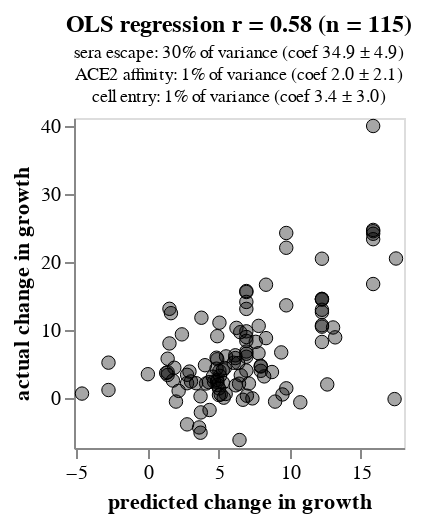
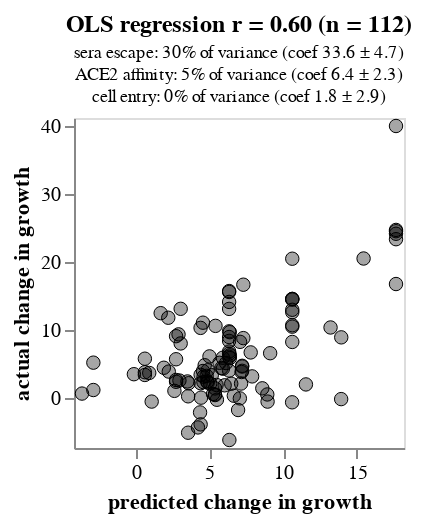
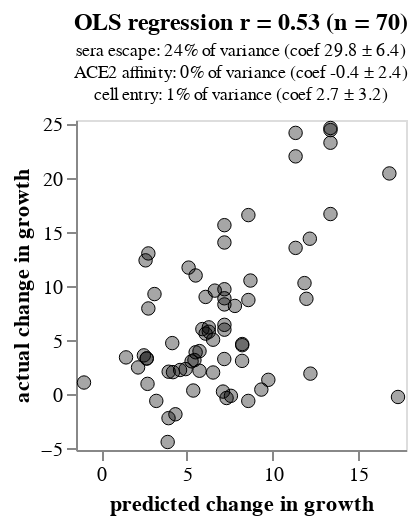
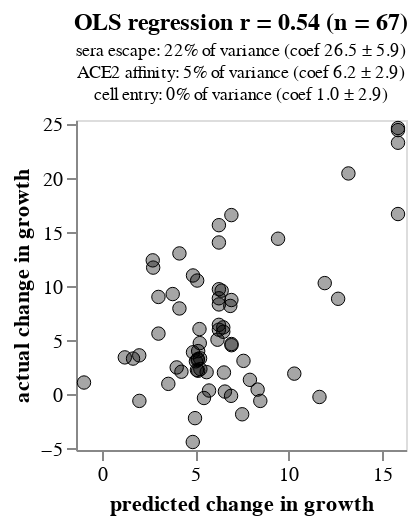

The cell these charts' notebook holds for them, in order:
### Markdown cell above
## Multiple least squares regression of growth versus DMS phenotypes

### Code cell
def powerset(iterable):
    # https://stackoverflow.com/a/1482316
    "powerset([1,2,3]) --> () (1,) (2,) (3,) (1,2) (1,3) (2,3) (1,2,3)"
    s = list(iterable)
    return itertools.chain.from_iterable(itertools.combinations(s, r) for r in range(len(s)+1))

def ols_unique_var_explained(var_endog, vars, df, full_r2):
    """Get unique variance explained by fitting model after removing each variable.

    https://blog.minitab.com/en/adventures-in-statistics-2/how-to-identify-the-most-important-predictor-variables-in-regression-models
    
    """
    unique_var = {}
    for vremove in vars:
        vremove_ols_model = statsmodels.api.OLS(
            endog=df[[var_endog]],
            exog=statsmodels.api.add_constant(df[[v for v in vars if v != vremove]].astype(float)),
        )
        vremove_res_ols = vremove_ols_model.fit()
        unique_var[vremove] = full_r2 - vremove_res_ols.rsquared
    return unique_var

for only_new_mut_is_spike in [False, True]:
    ols_df1 = (
        pango_pair_dms_growth_df.query("only_new_mut_is_spike")
        if only_new_mut_is_spike
        else pango_pair_dms_growth_df
    ).copy()
    for muts_excluded in powerset(muts_to_toggle):
        ols_df = (
            ols_df1[
                functools.reduce(
                    operator.and_,
                    [ols_df1["new_spike_mut"] != m for m in muts_excluded],
                )
            ]
            if muts_excluded
            else ols_df1
        )
        n = len(ols_df)
        print(f"\n{only_new_mut_is_spike=}, {muts_excluded=}:")

        # https://www.einblick.ai/python-code-examples/ordinary-least-squares-regression-statsmodels/
        ols_model = statsmodels.api.OLS(
            endog=ols_df[["change_in_growth_rate"]],
            exog=statsmodels.api.add_constant(ols_df[phenotypes].astype(float)),
        )
        res_ols = ols_model.fit()
        ols_df = ols_df.assign(predicted_change_in_growth_rate=res_ols.predict())
        r2 = res_ols.rsquared
        r = math.sqrt(r2)
        unique_var = ols_unique_var_explained("change_in_growth_rate", phenotypes, ols_df, r2)

        subtitle = (
            [
            ]
            + [
                # https://stackoverflow.com/a/53966201
                f"{p}: {unique_var[p] * 100:.0f}% of variance (coef {res_ols.params[p]:.1f} \u00B1 {res_ols.bse[p]:.1f})"
                for p in phenotypes
            ]
        )

        ols_chart = (
            alt.Chart(ols_df)
            .add_params(clade_selection)
            .encode(
                alt.X(
                    "predicted_change_in_growth_rate",
                    title="predicted change in growth",
                    scale=alt.Scale(nice=False, padding=4),
                ),
                alt.Y(
                    "change_in_growth_rate",
                    title="actual change in growth",
                    scale=alt.Scale(nice=False, padding=4),
                ),
                size=alt.condition(clade_selection, alt.value(80), alt.value(45)),
                strokeWidth=alt.condition(clade_selection, alt.value(2), alt.value(0.5)),
                stroke=alt.condition(clade_selection, alt.value("red"), alt.value("black")),
                tooltip=ols_df.columns.tolist(),
            )
            .mark_circle(strokeOpacity=1, fillOpacity=0.35, fill="black", stroke="black")
            .properties(
                width=165,
                height=165,
                title=alt.TitleParams(
                    f"OLS regression r = {r:.2f} (n = {n})",
                    subtitle=subtitle,
                    fontSize=12,
                    subtitleFontSize=9,
                ),
            )
            .configure_axis(grid=False)
        )

        display(ols_chart)
